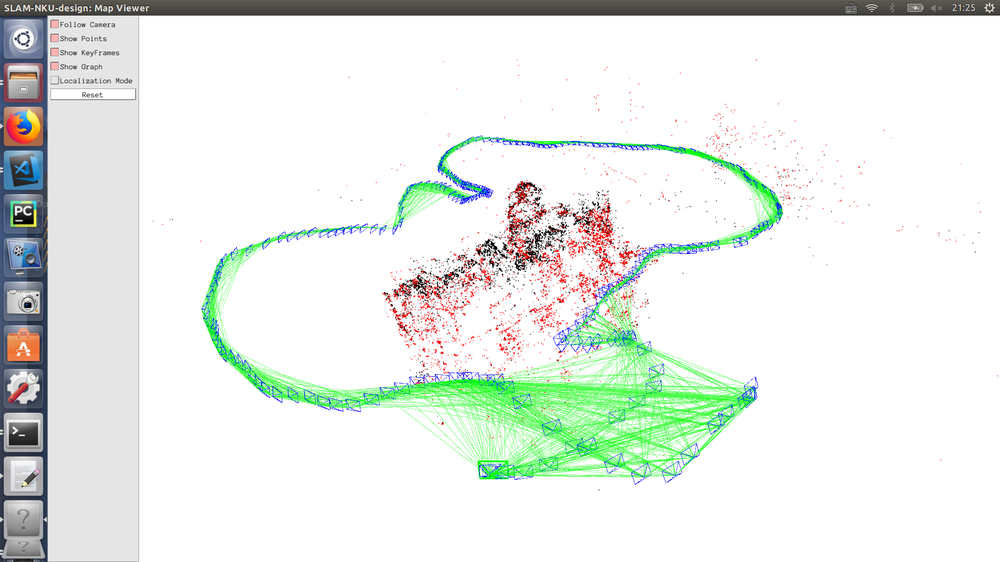
#> input picture 1.png, 1000 x 562 px, shrunk from 1920 x 1080 before the run
$ python test.py
#> lines starting #> are read from the running program, lines starting #| are printed output that depends on the picture
import cv2
import numpy as np

rgb = cv2.imread('1.png')
#> rgb is the input picture: shape (562, 1000, 3); mean B, G, R 231.1, 236.8, 230.9
gray = cv2.cvtColor(rgb,cv2.COLOR_BGR2GRAY)
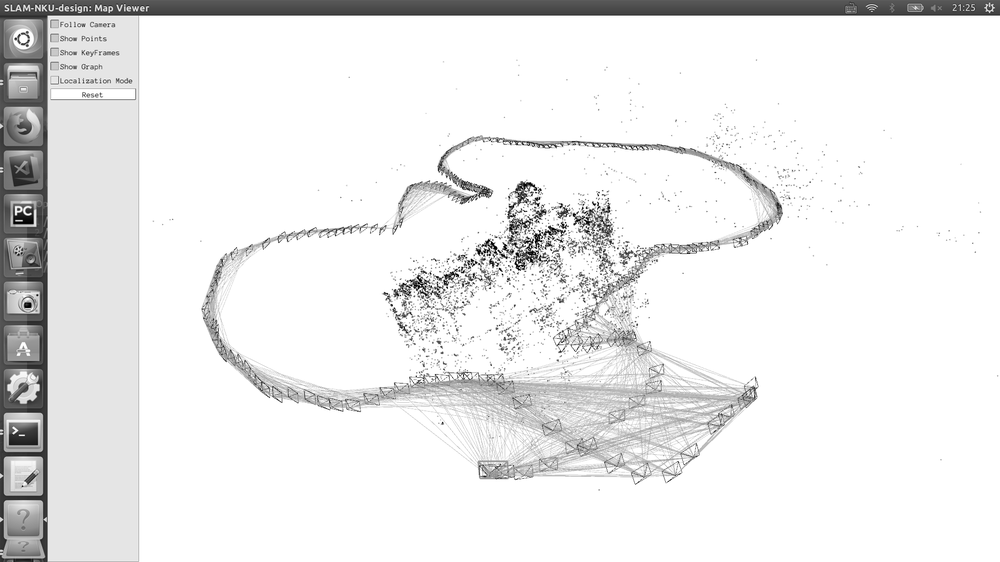
#> gray: shape (562, 1000); min 0, max 255, mean 234.4
#gray = rgb[:,:,0] * 0.2989 + rgb[:,:,1] * 0.587 + rgb[:,:,2] * 0.114
orb = cv2.ORB_create(500)
kp = orb.detect(gray, None)
#> kp = 500 keypoints; strongest (x, y, size): (547, 234, 31), (537, 204, 31), (495, 247, 31), (516, 254, 31)
print(len(kp))
#| 500

sparse_depth = np.zeros(rgb.shape)

for i in range(len(kp)):
    tu = kp[i].pt
    x = int(tu[0])
    y = int(tu[1])
    print(i,'  ',x,'  ',y)
    sparse_depth[y,x] = rgb[y,x] # x,y和行,列的顺序不一样
#> this loop made 500 passes
#> (x, y) on passes 1 to 3: (561, 223), (517, 268), (488, 240)
#| 0    561    223
#| 1    517    268
#| 2    488    240
#| 3    407    281
#| 4    509    206
#| 5    505    339
#| 6    394    308
#| 7    550    249
#> (further printed lines are left out)
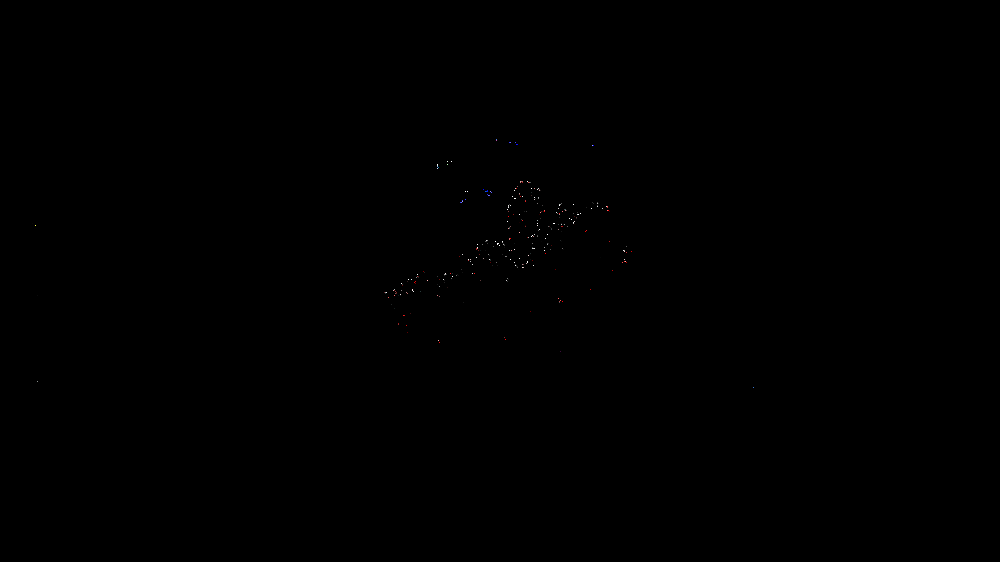
#> sparse_depth: shape (562, 1000, 3) float64; mean B, G, R 0.1, 0.1, 0.1


# [17 lines of commented-out code are left out]
